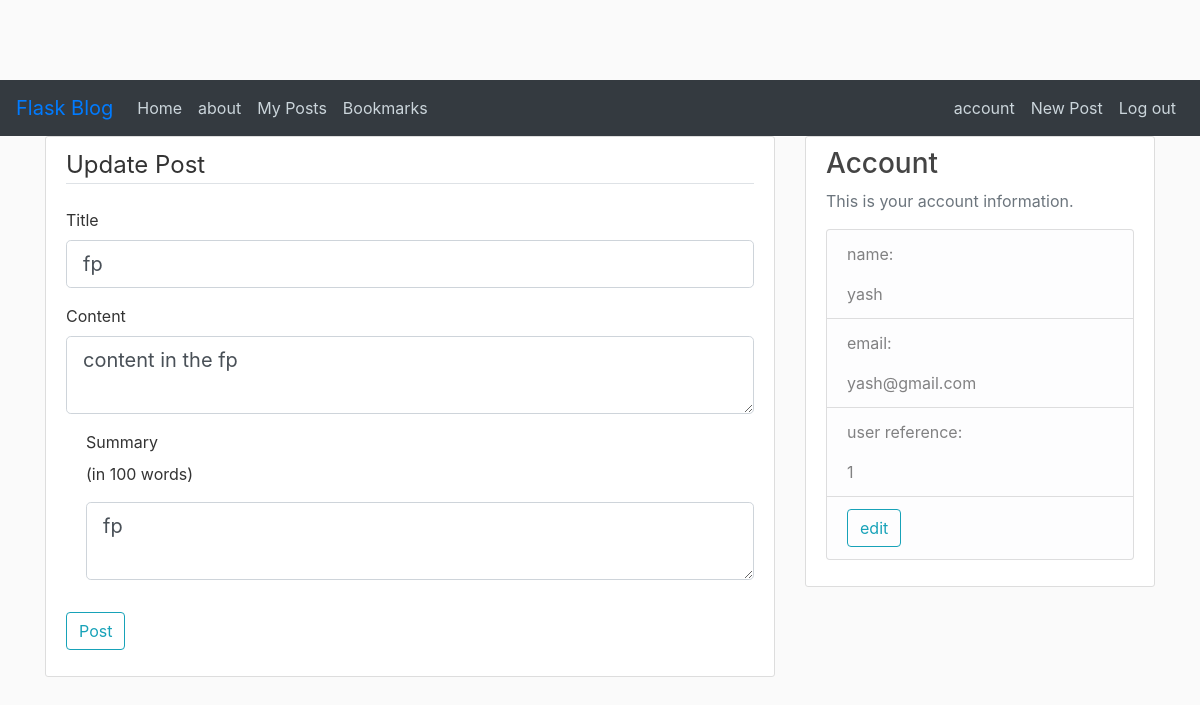
The page /myposts/1 (signed in) on the database as committed earlier.
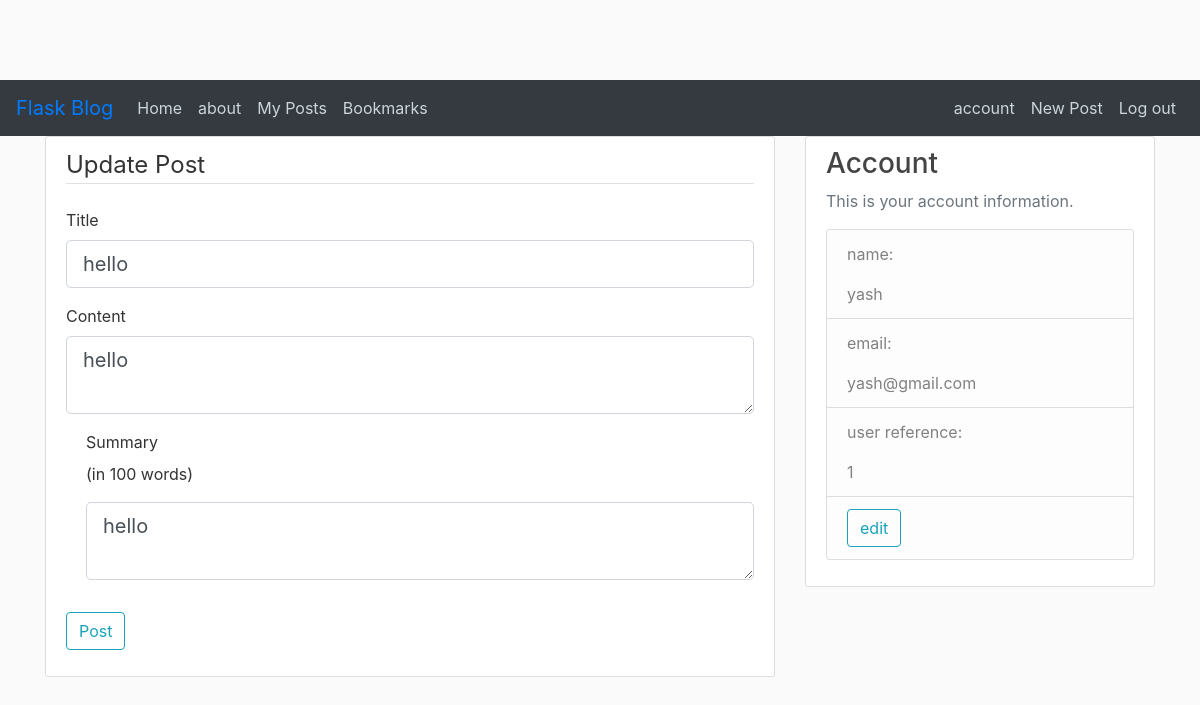
The same page on the database as committed later.
### flaskblog/models.py (models this page shows, shortened)
class Post(db.Model):
	id = db.Column(db.Integer, primary_key = True)
	title = db.Column(db.String(100), nullable = False)
	summary = db.Column(db.String(100), nullable = False)
	date_posted = db.Column(db.DateTime, nullable = False, default=datetime.utcnow)
	content = db.Column(db.Text, nullable = False)
	user_id = db.Column(db.Integer, db.ForeignKey('user.id'), nullable = False)
	upvotes = db.Column(db.Integer, default=0)
	downvotes = db.Column(db.Integer, default=0)
	comments = db.relationship('Comment', secondary=post_comments, backref=db.backref('posted_on', lazy='dynamic'))

### flaskblog/routes.py (the view)
@app.route("/myposts/<int:post_id>", methods=['GET', 'POST'])
@login_required
def update_post(post_id):
	post = Post.query.get(int(post_id))
	form = PostForm()
	if form.validate_on_submit():
		post.title = form.title.data
		post.content = form.content.data
		post.summary = form.summary.data
		db.session.commit()
		flash('Your post has been updated successfully', 'success')
		return redirect(url_for('myposts'))
	elif request.method == 'GET':
		form.title.data = post.title
		form.content.data = post.content
		form.summary.data = post.summary
	return render_template('create_post.html', title='Update Post', form=form, legend = 'Update Post')

### flaskblog/forms.py
class PostForm(FlaskForm):
	title = StringField('Title', validators=[DataRequired()])
	content = TextAreaField('Content', validators=[DataRequired()])
	summary = TextAreaField('Summary', validators=[DataRequired()])
	submit = SubmitField('Post')

### flaskblog/models.py (called while the page is built)
@login_manager.user_loader
def load_user(user_id):
	return User.query.get(int(user_id))

### flaskblog/templates/create_post.html (shortened to what this page needs)
{% extends "layout.html" %}
{% block content %}
    <div class="content-section">
		<form method="POST" action="">
			<fieldset class="form-group">
				<legend class="border-bottom mb-4">{{ legend }}</legend>
				<div class="form-group">
					{{ form.title.label(class="form-control-label") }}
					{{ form.title(class="form-control form-control-lg") }}
				</div>
				<div class="form-group">
					{{ form.content.label(class="form-control-label") }}
					{{ form.content(class="form-control form-control-lg") }}
				</div>
				<div class="form-check">
					{{ form.summary.label(class="form-control-label") }}
					<p>(in 100 words)<p>
					{{ form.summary(class="form-control form-control-lg") }}
				</div>
			</fieldset>
			<div class="form-group">
				{{ form.submit(class="btn btn-outline-info") }}
			</div>
		</form>
	</div>
{% endblock content %}

Rows that differ between the two databases and show on the page:
changed Post: title "fp" → "hello"; content "content in the fp" → "hello"; summary "fp" → "hello"
